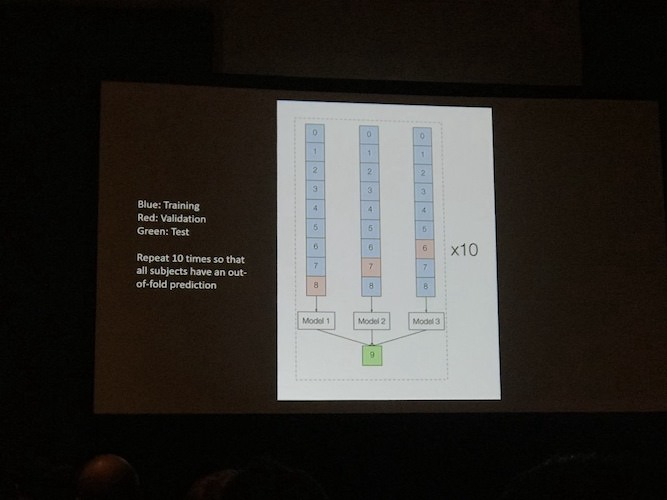
#> input picture RSNA2018/assets/IMG_0346.jpg, 667 x 500 px
$ python crop.py --image RSNA2018/assets/IMG_0346.jpg
#> lines starting #> are read from the running program, lines starting #| are printed output that depends on the picture; after the words box and inside, x2 and y2 are one past the last pixel; in counts of white or black regions, pixels touching at a corner belong together
"""This is a script to convert ppt photos taken at conferences
to more frendly square images

Modified after
https://www.pyimagesearch.com/2014/09/01/build-kick-ass-mobile-document-scanner-just-5-minutes/
"""
import numpy as np
import argparse
import cv2
import os
import glob
from skimage.filters import threshold_local

# TODO: Add manual selection of points in case of bad results


# [60 lines left out: functions order_points, four_point_transform, not called in this run]


def process(input_path, debug=0):
  # load the image and compute the ratio of the old height
  # to the new height, clone it, and resize it
#> called with input_path = 'RSNA2018/assets/IMG_0346.jpg', debug = False
  image = cv2.imread(input_path)
#> image is the input picture: shape (500, 667, 3); mean B, G, R 43.8, 47.4, 50
  ratio = 1000.0 / image.shape[0]
#> ratio = 2
  orig = image.copy()
  image = cv2.resize(image, (0, 0), fx=ratio, fy=ratio)
#> image: shape (1000, 1334, 3)

  # convert the image to grayscale, blur it, and find edges
  # in the image
  # gray = cv2.cvtColor(image, cv2.COLOR_BGR2GRAY)
  # Modification: project max color. Some slides with dark top banner
  gray = np.max(image, axis=2)
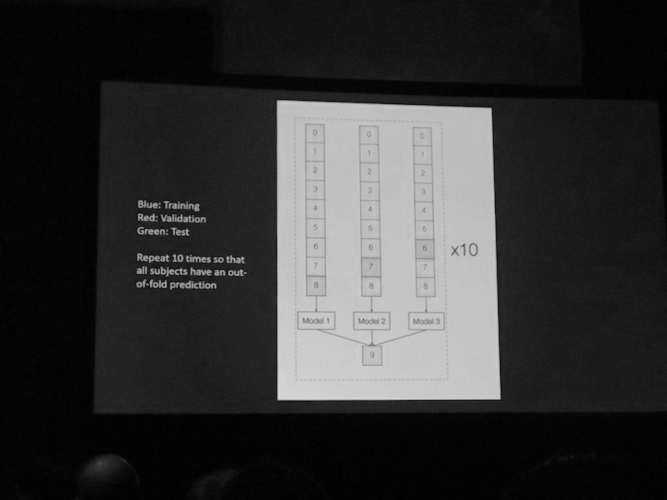
#> gray: shape (1000, 1334) (shown at 1/2 size); min 0, max 216, mean 51.5
  # cv2.imshow("Gray", gray)
  # cv2.waitKey(0)
  # cv2.destroyAllWindows()
  gray = cv2.GaussianBlur(gray, (5, 5), 0)
  # Modification: some slides with dark themes
  lower = np.percentile(gray, 10)
#> lower = 4
  higher = np.percentile(gray, 50)
#> higher = 24
  edged = cv2.Canny(gray, lower, higher)
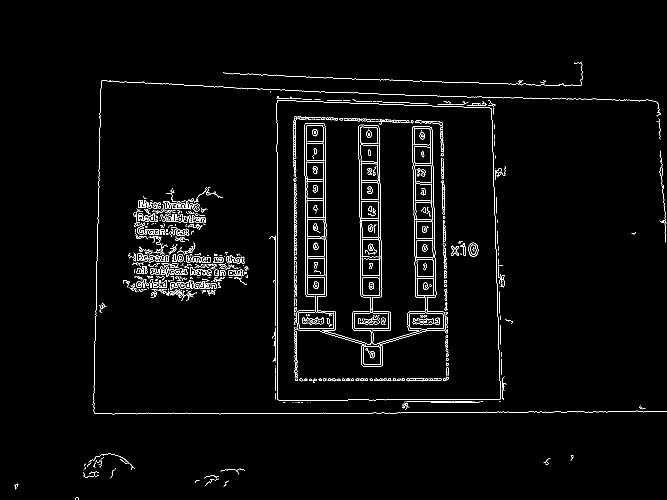
#> edged: shape (1000, 1334) (shown at 1/2 size); 2.3% white in thin lines or dots, all inside (x1, y1, x2, y2) = (28, 123, 1334, 1000)
  kernel = np.ones((5, 5), np.uint8)
  edged = cv2.dilate(edged, kernel=kernel)
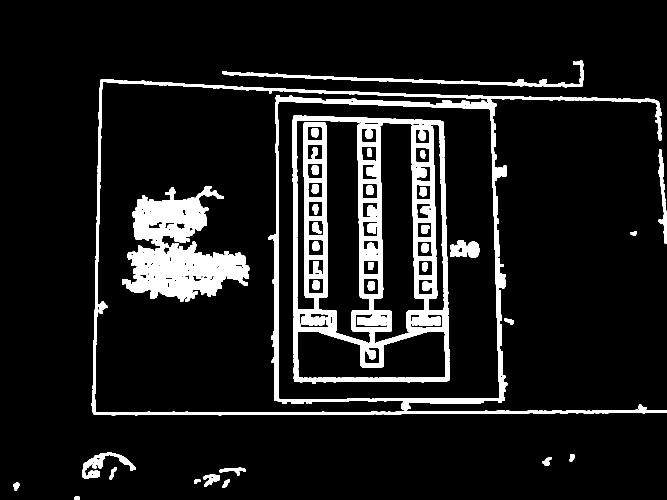
#> edged: shape (1000, 1334) (shown at 1/2 size); 10.3% white; 37 white regions, largest, box (x1, y1, x2, y2) and area: (585, 231, 899, 768) 56680, (244, 372, 499, 603) 29783, (536, 190, 1015, 822) 18463

  # fix the issue where the edge does not close at boundary
  # pad the edged image by padding ones around the edge
  edged_ones = np.ones(np.array(edged.shape) + 4, dtype=np.uint8) * 255
  edged_ones[2:-2, 2:-2] = edged
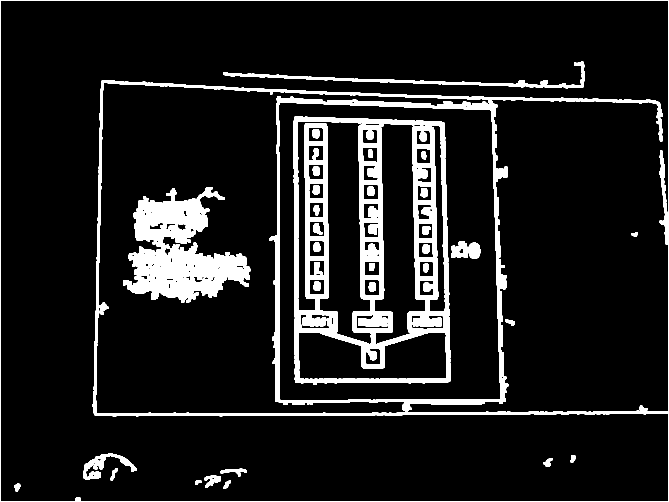
#> edged_ones: shape (1004, 1338) (shown at 1/2 size); 10.9% white; 35 white regions
  edged = edged_ones

  # show the original image and the edge detected image
  if debug:
    print("STEP 1: Edge Detection")
    cv2.imshow("Image", image)
    cv2.imshow("Edged", edged)
    cv2.waitKey(0)
    cv2.destroyAllWindows()

  # find the contours in the edged image, keeping only the
  # largest ones, and initialize the screen contour
  cnts = cv2.findContours(edged.copy(), cv2.RETR_LIST, cv2.CHAIN_APPROX_SIMPLE)
#> cnts = 158 contours, 59 with area under 20; largest, box (x1, y1, x2, y2) and area: (0, 0, 1338, 1004) 1341011, (1, 1, 1337, 1003) 1321159, (538, 192, 1017, 824) 271038, (557, 204, 1002, 801) 254798, (587, 233, 901, 770) 161595
  cnts = cnts[1]
#> cnts = 158 rows, first 6: [1, -1, -1, -1], [2, 0, -1, -1], [3, 1, -1, -1], [4, 2, -1, -1], [5, 3, -1, -1], [6, 4, -1, -1]

#> (the run stopped early here; a loop or call above may not have finished)

$ run again, on RSNA2018/assets/IMG_0395.jpg
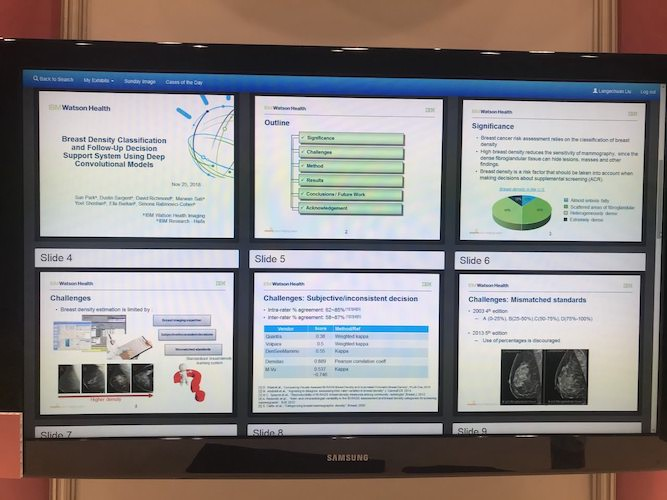
#> input picture RSNA2018/assets/IMG_0395.jpg, 667 x 500 px
#> in process, image is the input picture: shape (500, 667, 3); mean B, G, R 133.1, 133.6, 138.2
#> image: shape (1000, 1334, 3)
#> lower = 34
#> higher = 164
#> in process, `edged = cv2.Canny(gray, lower, higher)`:
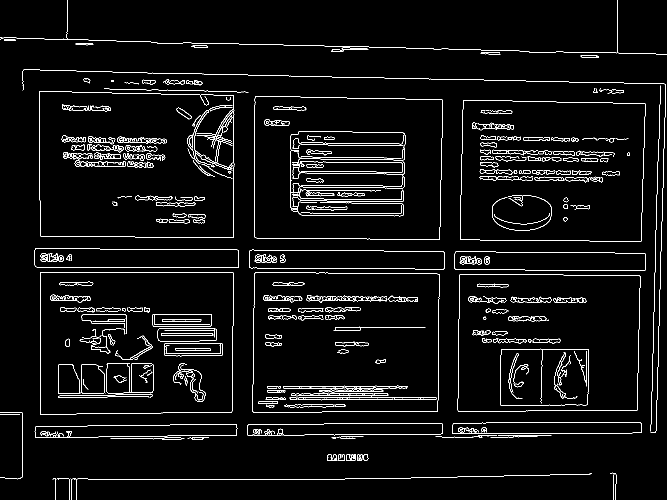
#> edged: shape (1000, 1334) (shown at 1/2 size); 4% white in thin lines or dots
#> in process, `edged_ones[2:-2, 2:-2] = edged`:
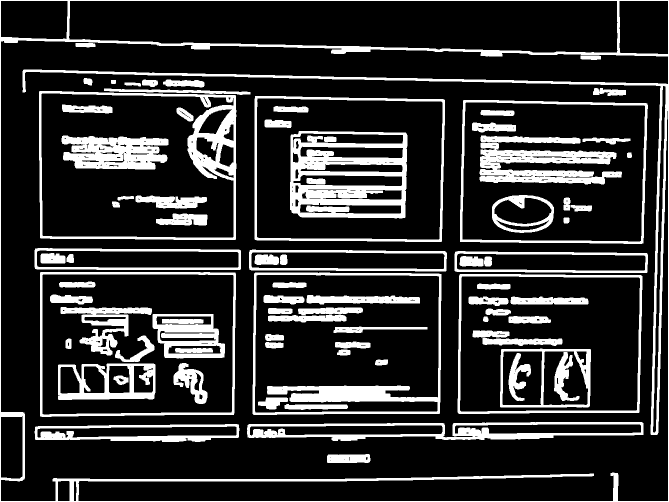
#> edged_ones: shape (1004, 1338) (shown at 1/2 size); 19.1% white; 86 white regions
#> in process, `cnts = cv2.findContours(edged.copy(), cv2.RETR_LIST, cv2.CHAIN_APPROX_..`: cnts = 443 contours, 250 with area under 20; largest, box (x1, y1, x2, y2) and area: (0, 0, 1338, 1004) 1341011, (1, 80, 1337, 1003) 1178203, (78, 182, 473, 480) 114400, (80, 544, 472, 834) 111432, (509, 192, 890, 484) 107970
#> in process, `cnts = cnts[1]`: cnts = 443 rows, first 6: [1, -1, -1, -1], [2, 0, -1, -1], [3, 1, -1, -1], [4, 2, -1, -1], [5, 3, -1, -1], [6, 4, -1, -1]

$ run again, on RSNA2018/assets/IMG_0398.jpg
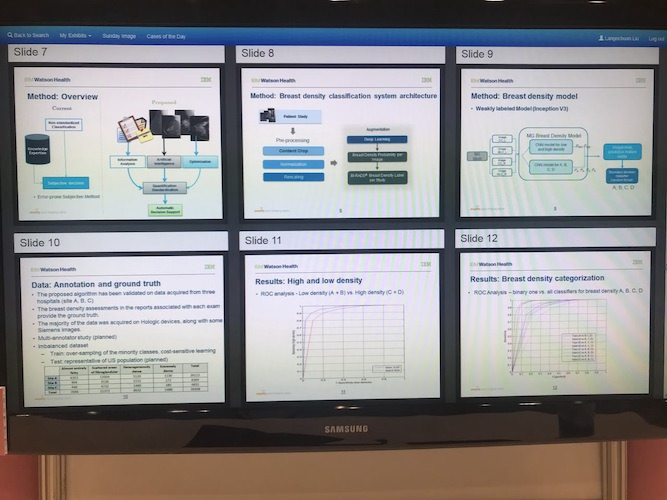
#> input picture RSNA2018/assets/IMG_0398.jpg, 667 x 500 px
#> in process, image is the input picture: shape (500, 667, 3); mean B, G, R 144.8, 142.9, 144.7
#> image: shape (1000, 1334, 3)
#> lower = 40
#> higher = 182
#> in process, `edged = cv2.Canny(gray, lower, higher)`:
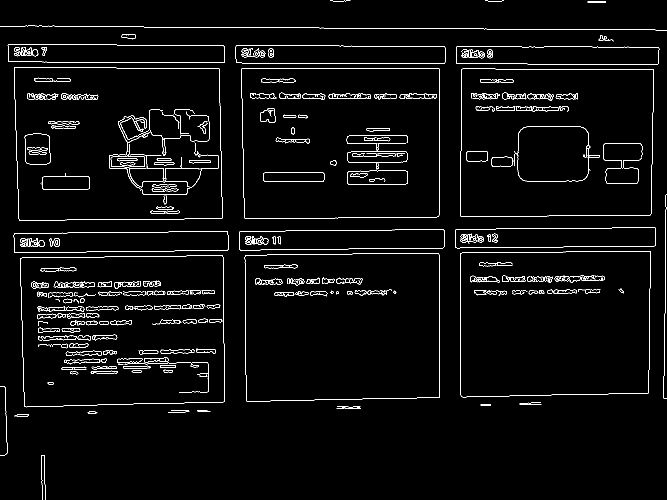
#> edged: shape (1000, 1334) (shown at 1/2 size); 3% white in thin lines or dots
#> in process, `edged_ones[2:-2, 2:-2] = edged`:
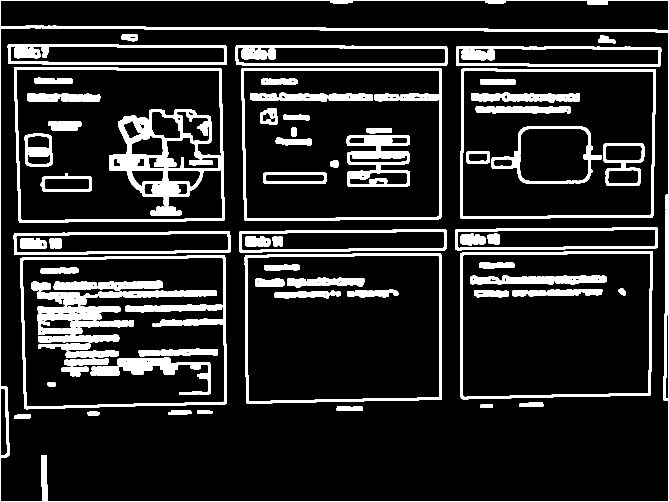
#> edged_ones: shape (1004, 1338) (shown at 1/2 size); 14.8% white; 93 white regions
#> in process, `cnts = cv2.findContours(edged.copy(), cv2.RETR_LIST, cv2.CHAIN_APPROX_..`: cnts = 377 contours, 205 with area under 20; largest, box (x1, y1, x2, y2) and area: (0, 0, 1338, 1004) 1341011, (1, 55, 1337, 1003) 1252458, (28, 134, 450, 446) 127068, (40, 510, 454, 819) 122161, (482, 136, 884, 442) 120530
#> in process, `cnts = cnts[1]`: cnts = 377 rows, first 6: [1, -1, -1, -1], [2, 0, -1, -1], [3, 1, -1, -1], [4, 2, -1, -1], [5, 3, -1, -1], [6, 4, -1, -1]
